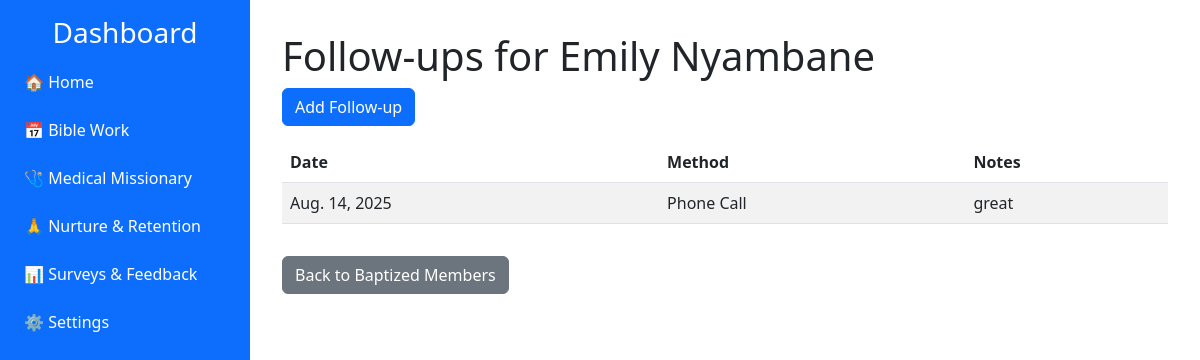
The page /nurture/baptized-members/1/followups/ on the database its author committed.
### nurture/models.py (models this page shows, shortened)
class BaptizedMember(models.Model):
    full_name = models.CharField(max_length=255)
    baptism_date = models.DateField()
    contact_info = models.CharField(max_length=255, blank=True)
    originating_outreach = models.CharField(
        max_length=50,
        choices=[
            ('bible_work', 'Bible Work'),
            ('medical_missionary', 'Medical Missionary'),
            ('other', 'Other'),
        ],
        default='other'
    )
    assigned_follower = models.ForeignKey(
        ChurchMember,
        on_delete=models.SET_NULL,
        null=True,
        blank=True,
        related_name='members_to_nurture'
    )
    notes = models.TextField(blank=True)

class FollowUpInteraction(models.Model):
    member = models.ForeignKey(BaptizedMember, on_delete=models.CASCADE, related_name='follow_ups')
    date = models.DateField()
    method = models.CharField(
        max_length=100,
        choices=[
            ('phone_call', 'Phone Call'),
            ('home_visit', 'Home Visit'),
            ('email', 'Email'),
            ('group_meeting', 'Group Meeting'),
            ('other', 'Other'),
        ]
    )
    notes = models.TextField(blank=True)

### nurture/views.py (the view)
# urls.py: path('baptized-members/<int:member_id>/followups/', views.followup_list, name='followup_list'),
def followup_list(request, member_id):
    member = get_object_or_404(BaptizedMember, id=member_id)
    followups = member.follow_ups.all().order_by('-date')
    return render(request, 'nurture/followup_list.html', {'member': member, 'followups': followups})

### nurture/templates/nurture/followup_list.html
{% extends "nurture/base.html" %}
{% block content %}
<h1>Follow-ups for {{ member.full_name }}</h1>
<a href="{% url 'followup_add' member.id %}" class="btn btn-primary mb-3">Add Follow-up</a>
<table class="table table-striped">
  <thead>
    <tr><th>Date</th><th>Method</th><th>Notes</th></tr>
  </thead>
  <tbody>
    {% for followup in followups %}
    <tr>
      <td>{{ followup.date }}</td>
      <td>{{ followup.get_method_display }}</td>
      <td>{{ followup.notes }}</td>
    </tr>
    {% empty %}
    <tr><td colspan="3" class="text-center">No follow-ups recorded.</td></tr>
    {% endfor %}
  </tbody>
</table>
<a href="{% url 'baptized_member_list' %}" class="btn btn-secondary mt-3">Back to Baptized Members</a>
{% endblock %}

### base/templates/base.html (style rules this page uses)
body { min-height: 100vh; display: flex; flex-direction: row; }

### rows shown on the page
BaptizedMember: full_name "Emily Nyambane"
FollowUpInteraction: date "Aug. 14, 2025", method "Phone Call", notes "great"
